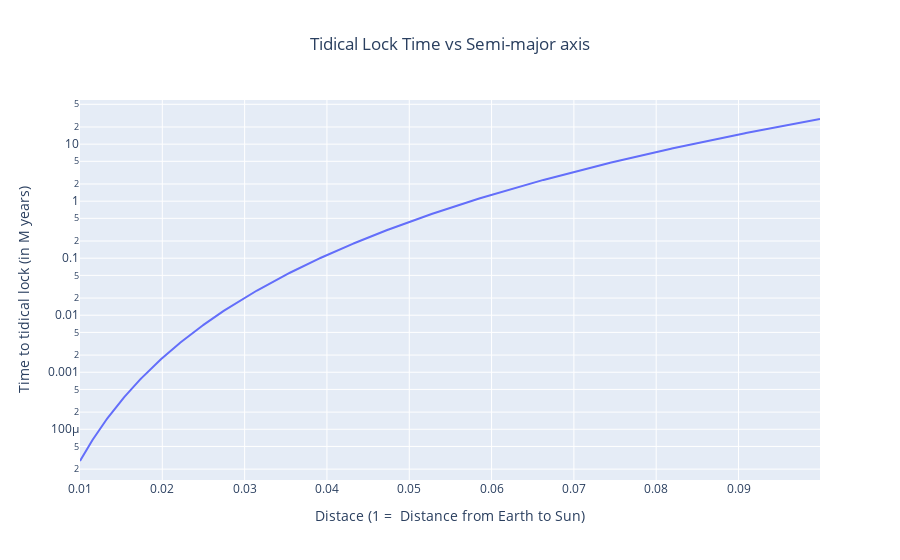

Source (notebook cell):
### Code cell
# Earth around Proxima Centauri

results = []

for i in range(100,1000):
    distance = 1*(i/10000)
    t = get_time_to_tidical_lock(Q_disp_factor = 100,m_planet_mass = 1,a_semi_distance = distance,M_bigger_mass = 0.12,r_planet = 1,P_time = 6)*1000
    results.append([distance,t])
results_df = pd.DataFrame(results,columns=['distance','t'])

fig = px.line(results_df, x="distance", y="t", title='Tidical Lock Time vs Semi-major axis')
fig.update_layout(yaxis_type="log")
fig.update_layout(title_x=0.5)
fig.update_layout(
    xaxis_title="Distace (1 =  Distance from Earth to Sun)", yaxis_title="Time to tidical lock (in M years)"
)
fig.add_vline(x=0.05, line_width=3, line_dash="dash", line_color="green")
fig.show()

### Figure 1 — Plotly figure (JSON) as saved in the notebook; plotly's stock layout.template omitted (floating-point values rounded to 4 significant figures; data arrays with more than 128 entries replaced by an {"elided": "..."} marker saying what was removed)
{"data": [{"hovertemplate": "distance=%{x}<br>t=%{y}<extra></extra>", "legendgroup": "", "line": {"color": "#636efa", "dash": "solid"}, "marker": {"symbol": "circle"}, "mode": "lines", "name": "", "orientation": "v", "showlegend": false, "type": "scatter", "x": {"elided": "900 float values"}, "xaxis": "x", "y": {"elided": "900 float values"}, "yaxis": "y"}], "layout": {"legend": {"tracegroupgap": 0}, "title": {"text": "Tidical Lock Time vs Semi-major axis", "x": 0.5}, "xaxis": {"anchor": "y", "domain": [0, 1], "title": {"text": "Distace (1 =  Distance from Earth to Sun)"}}, "yaxis": {"anchor": "x", "domain": [0, 1], "title": {"text": "Time to tidical lock (in M years)"}, "type": "log"}}}
